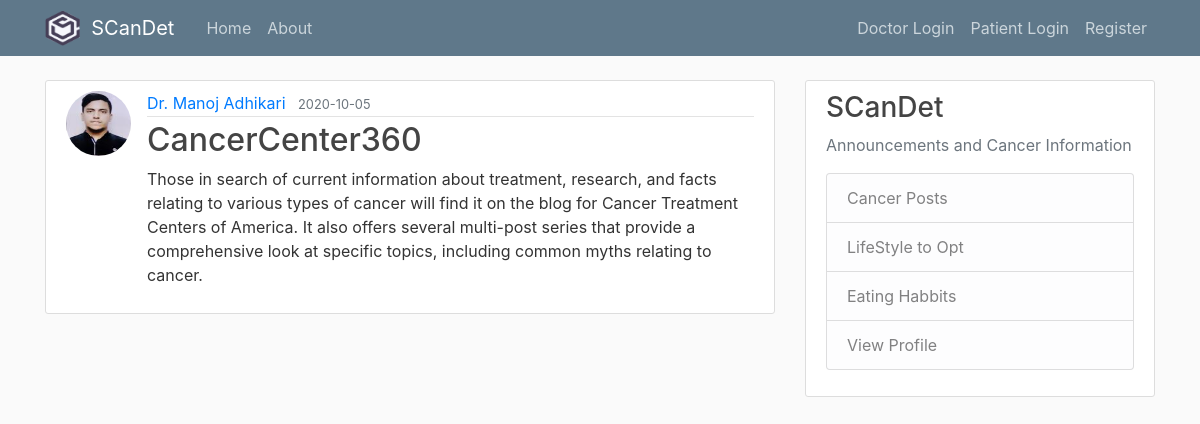
Screenshot of /post/3 with the database file from the repository.
### flaskblog/models.py (models this page shows, shortened)
class User(db.Model, UserMixin):
    id = db.Column(db.Integer, primary_key=True)
    username = db.Column(db.String(20), unique=True, nullable=False)
    email = db.Column(db.String(120), unique=True, nullable=False)
    image_file = db.Column(db.String(20), nullable=False, default='default.jpg')
    password = db.Column(db.String(60), nullable=False)
    posts = db.relationship('Post', backref='author', lazy=True)

class Post(db.Model):
    id = db.Column(db.Integer, primary_key=True)
    title = db.Column(db.String(100), nullable=False)
    date_posted = db.Column(db.DateTime, nullable=False, default=datetime.utcnow)
    content = db.Column(db.Text, nullable=False)
    user_id = db.Column(db.Integer, db.ForeignKey('user.id'), nullable=False)

### flaskblog/routes.py (the view)
@app.route("/post/<int:post_id>", methods=['GET', 'POST'])
def post(post_id):
    post = Post.query.get_or_404(post_id)
    return render_template('post.html', title=post.title, post=post, legend='New Post')

### flaskblog/templates/post.html (shortened to what this page needs)
{% extends "layout.html" %}
{% block content %}
  <article class="media content-section">
    <image class = "rounded-circle article-img" src="{{ url_for('static', filename='profile_pics/' + post.author.image_file) }}">
  	<div class="media-body">
    	<div class="article-metadata">
      	<a class="mr-2" href="#">{{ post.author.username }}</a>
      	<small class="text-muted">{{ post.date_posted.strftime('%Y-%m-%d') }}</small>
    	</div>
    	<h2 class="article-title">{{ post.title }}</h2>
    	<p class="article-content">{{ post.content }}</p>
  	</div>
	</article>
{% endblock content %}

### flaskblog/static/main.css (style rules this page uses)
body { background: #fafafa; color: #333333; margin-top: 5rem; }
h1, h2, h3, h4, h5, h6 { color: #444444; }
.content-section { background: #ffffff; padding: 10px 20px; border: 1px solid #dddddd; border-radius: 3px; margin-bottom: 20px; }
.article-title { color: #444444; }
.article-content { white-space: pre-line; }
.article-img { height: 65px; width: 65px; margin-right: 16px; }
.article-metadata { padding-bottom: 1px; margin-bottom: 4px; border-bottom: 1px solid #e3e3e3 }

### rows the page displays
User: image_file (picture), author.username "Dr. Manoj Adhikari"
Post: date_posted "2020-10-05", title "CancerCenter360", content "Those in search of current information about treatment, research, and facts relating to various types of cancer will find it on the blog for Cancer Treatment Centers of America. It also offers several multi-post series that provide a comprehensive look at specific topics, including common myths relating to cancer."
